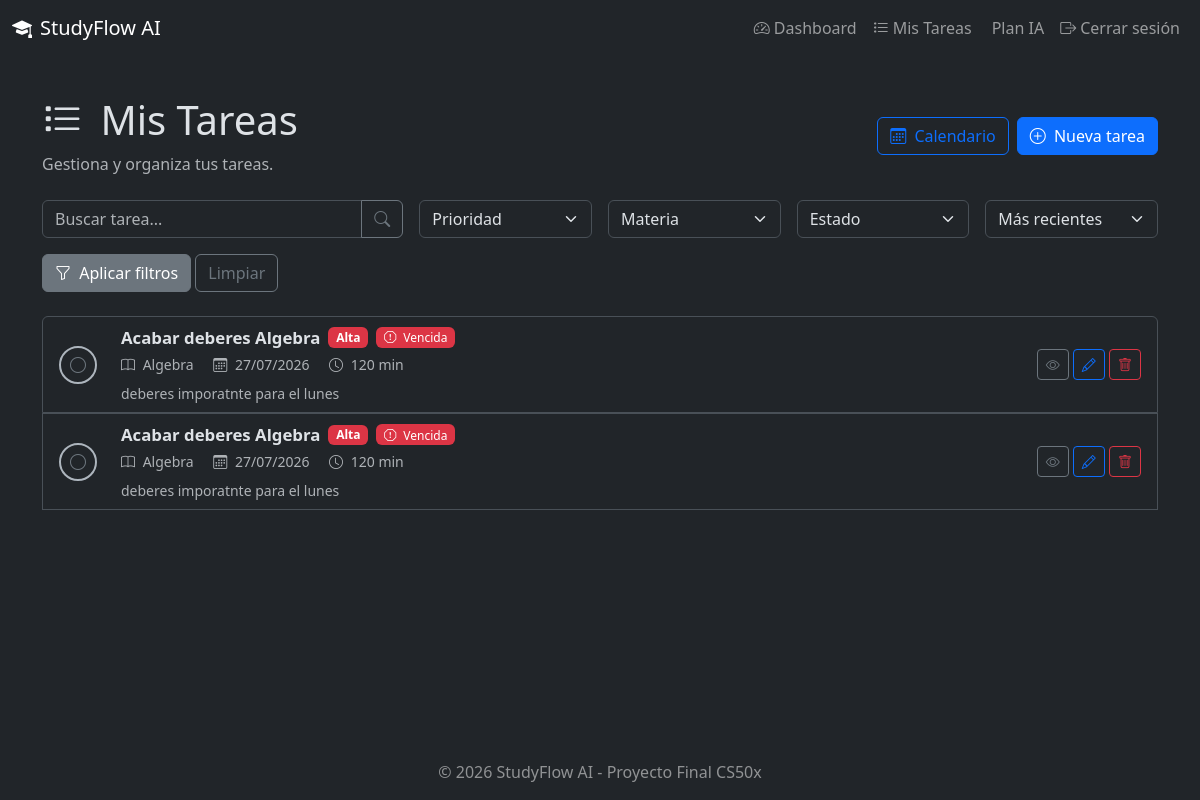
/tasks/ (signed in), run on an earlier commit of the app's database.
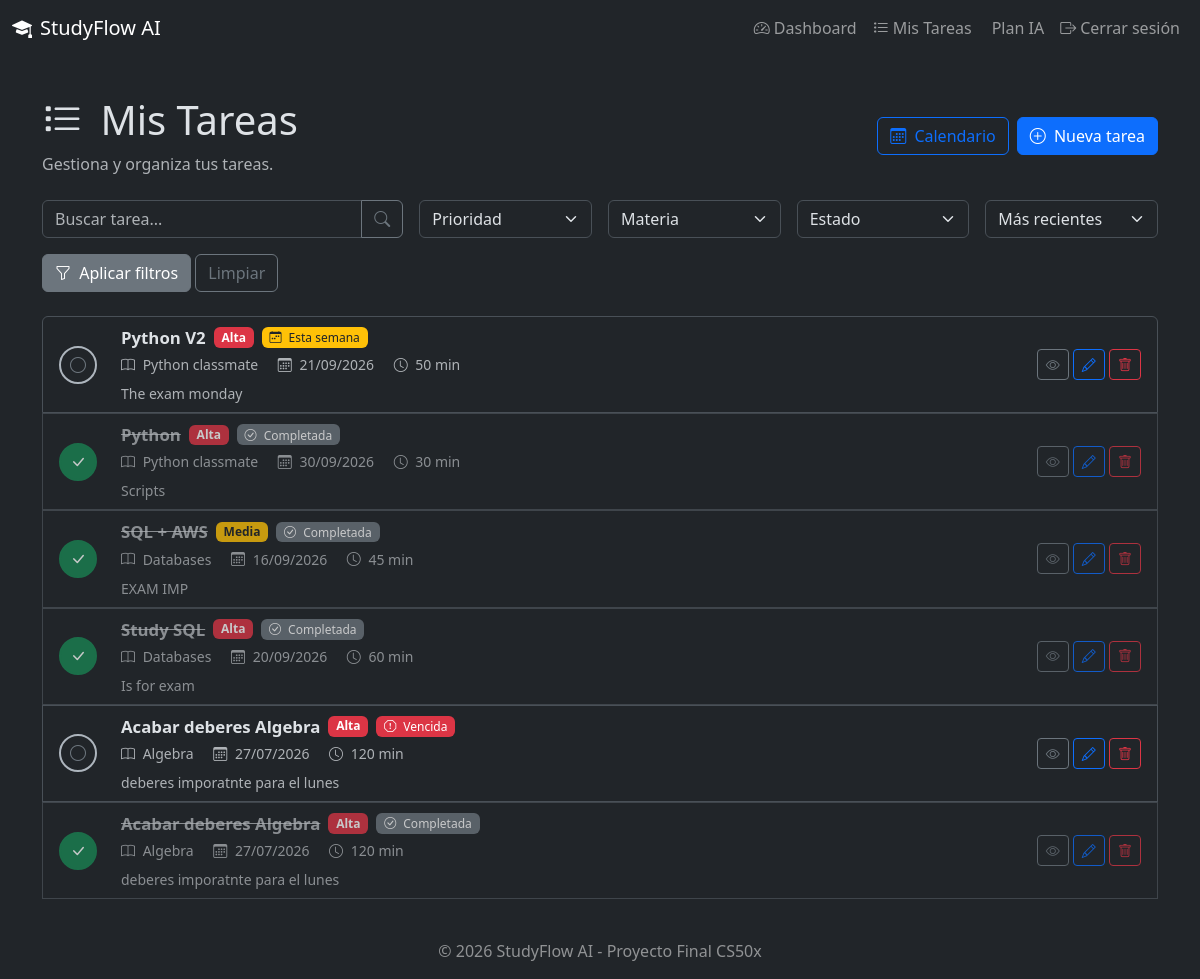
And on a later commit of the database.
### models.py (models this page shows, shortened)
class Task(db.Model):
    __tablename__ = "tasks"
    id = db.Column(db.Integer, primary_key=True)
    title = db.Column(db.String(200), nullable=False)
    description = db.Column(db.Text, nullable=True)
    subject = db.Column(db.String(100), nullable=False)
    priority = db.Column(
        db.String(20),
        nullable=False,
        default="medium"
    )
    due_date = db.Column(db.Date, nullable=True)
    estimated_time = db.Column(db.Integer, nullable=True)
    completed = db.Column(db.Boolean, default=False)
    created_at = db.Column(db.DateTime, default=datetime.utcnow)
    user_id = db.Column(
        db.Integer,
        db.ForeignKey("users.id"),
        nullable=False
    )
    def days_until_due(self):
        if not self.due_date:
            return None
        return (self.due_date - datetime.utcnow().date()).days
    def get_priority_label(self):
        labels = {
            "low": "Baja",
            "medium": "Media",
            "high": "Alta"
        }
        return labels.get(self.priority, "Media")
    def get_urgency(self):
        if self.completed:
            return {
                "key": "completed",
                "label": "Completada",
                "css": "urgency-completed"
            }
        days = self.days_until_due()
        if days < 0:
            return {
                "key": "overdue",
                "label": "Vencida",
                "css": "urgency-overdue"
            }
        if days == 0:
            return {
                "key": "today",
                "label": "Vence hoy",
                "css": "urgency-today"
            }
        if days <= 2:
            return {
                "key": "soon",
                "label": "Muy próxima",
                "css": "urgency-soon"
            }
        if days <= 7:
            return {
                "key": "week",
                "label": "Esta semana",
                "css": "urgency-week"
            }
        return {
            "key": "future",
            "label": "Con margen",
            "css": "urgency-future"
        }

### routes/tasks.py (the view, shortened to what this page needs)
@tasks_bp.route("/")
@login_required
def list_tasks():
    search = request.args.get("search", "").strip()
    priority = request.args.get("priority", "")
    subject = request.args.get("subject", "")
    status = request.args.get("status", "")
    sort = request.args.get("sort", "recent")
    query = Task.query.filter_by(user_id=current_user.id)
    if priority:
        query = query.filter_by(priority=priority)
    if subject:
        query = query.filter_by(subject=subject)
    if status == "completed":
        query = query.filter_by(completed=True)
    elif status == "pending":
        query = query.filter_by(completed=False)
    if sort == "recent":
        query = query.order_by(Task.created_at.desc())
    elif sort == "old":
        query = query.order_by(Task.created_at.asc())
    elif sort == "urgent":
        query = query.order_by(
            Task.due_date.asc().nullslast()
        )
    tasks = query.all()
    subjects = (
        db.session.query(Task.subject)
        .filter_by(user_id=current_user.id)
        .distinct()
        .all()
    )
    subjects = [subject[0] for subject in subjects]
    return render_template(
        "tasks.html",
        tasks=tasks,
        subjects=subjects,
        search=search,
        priority=priority,
        subject=subject,
        status=status,
        sort=sort
    )

### app.py (called while the page is built)
def create_app():
    app = Flask(__name__)
    app.config.from_object(Config)
    db.init_app(app)
    login_manager.init_app(app)
    csrf.init_app(app)
    app.register_blueprint(auth_bp, url_prefix='/auth')
    app.register_blueprint(tasks_bp, url_prefix='/tasks')
    app.register_blueprint(dashboard_bp, url_prefix='/dashboard')
    app.register_blueprint(ai_bp, url_prefix='/ai')
    @login_manager.user_loader
    def load_user(user_id):
        return User.query.get(int(user_id))
    @app.errorhandler(404)
    def not_found(error):
        return render_template('404.html'), 404
    @app.errorhandler(500)
    def internal_error(error):
        db.session.rollback()
        return render_template('500.html'), 500
    @app.route('/')
    def index():
        return render_template('index.html')
    return app

### templates/tasks.html (shortened to what this page needs)
{% extends "base.html" %}
{% block content %}
<div class="d-flex justify-content-between align-items-center mb-4">
    <div>
        <h1>
            <i class="bi bi-list-task me-2"></i>
            Mis Tareas
        </h1>
        <p class="text-muted mb-0">
            Gestiona y organiza tus tareas.
        </p>
    </div>
    <div class="d-flex gap-2">
        <a href="{{ url_for('tasks.calendar') }}"
           class="btn btn-outline-primary">
            <i class="bi bi-calendar3 me-1"></i>
            Calendario
        </a>
        <a href="{{ url_for('tasks.create_task') }}"
           class="btn btn-primary">
            <i class="bi bi-plus-circle me-1"></i>
            Nueva tarea
        </a>
    </div>
</div>
<form method="GET" class="row g-3 mb-4">
    <div class="col-md-4">
        <div class="input-group">
            <input
                type="text"
                class="form-control"
                name="search"
                placeholder="Buscar tarea..."
                value="{{ search }}"
            >
            <button class="btn btn-outline-secondary" type="submit">
                <i class="bi bi-search"></i>
            </button>
        </div>
    </div>
    <div class="col-md-2">
        <select name="priority" class="form-select">
            <option value="">Prioridad</option>
        </select>
    </div>
    <div class="col-md-2">
        <select name="subject" class="form-select">
            <option value="">Materia</option>
        </select>
    </div>
    <div class="col-md-2">
        <select name="status" class="form-select">
            <option value="">Estado</option>
        </select>
    </div>
    <div class="col-md-2">
        <select name="sort" class="form-select">
            <option value="recent"
                {% if sort == "recent" %}selected{% endif %}>
                Más recientes
            </option>
        </select>
    </div>
    <div class="col-12">
        <button type="submit"
                class="btn btn-secondary">
            <i class="bi bi-funnel me-1"></i>
            Aplicar filtros
        </button>
        <a href="{{ url_for('tasks.list_tasks') }}"
           class="btn btn-outline-secondary">
            Limpiar
        </a>
    </div>
</form>
{% if tasks %}
<div class="list-group">
{% for task in tasks %}
    {% set urgency = task.get_urgency() %}
    <div class="list-group-item task-item
        {% if task.completed %}task-completed{% endif %}">
        <div class="row align-items-center">
            <div class="col-auto">
                <form action="{{ url_for('tasks.toggle_task', task_id=task.id) }}"
      method="POST"
      class="d-inline toggle-task-form">
                    <button
                        type="submit"
                        class="task-check {% if task.completed %}completed{% endif %}"
                        title="{% if task.completed %}Marcar como pendiente{% else %}Completar tarea{% endif %}"
                    >
                        {% if task.completed %}
                            <i class="bi bi-check-lg"></i>
                        {% else %}
                            <i class="bi bi-circle"></i>
                        {% endif %}
                    </button>
                </form>
            </div>
            <div class="col">
                <div class="d-flex align-items-center flex-wrap gap-2">
                    <strong class="task-title
                        {% if task.completed %}text-decoration-line-through text-muted{% endif %}">
                        {{ task.title }}
                    </strong>
                    <span class="badge
                        {% if task.priority == 'high' %}
                            bg-danger
                        {% elif task.priority == 'medium' %}
                            bg-warning text-dark
                        {% else %}
                            bg-info text-dark
                        {% endif %}">
                        {{ task.get_priority_label() }}
                    </span>
                    <span class="badge urgency-badge {{ urgency.css }}">
                        {% if urgency.key == "overdue" %}
                            <i class="bi bi-exclamation-octagon me-1"></i>
                        {% elif urgency.key == "today" %}
                            <i class="bi bi-alarm me-1"></i>
                        {% elif urgency.key == "soon" %}
                            <i class="bi bi-hourglass-split me-1"></i>
                        {% elif urgency.key == "week" %}
                            <i class="bi bi-calendar-week me-1"></i>
                        {% elif urgency.key == "future" %}
                            <i class="bi bi-calendar-check me-1"></i>
                        {% else %}
                            <i class="bi bi-check-circle me-1"></i>
                        {% endif %}
                        {{ urgency.label }}
                    </span>
                </div>
                <div class="small text-muted mt-1">
                    <i class="bi bi-book me-1"></i>
                    {{ task.subject }}
                    {% if task.due_date %}
                        <span class="ms-3">
                            <i class="bi bi-calendar3 me-1"></i>
                            {{ task.due_date.strftime('%d/%m/%Y') }}
                        </span>
                    {% endif %}
                    {% if task.estimated_time %}
                        <span class="ms-3">
                            <i class="bi bi-clock me-1"></i>
                            {{ task.estimated_time }} min
                        </span>
                    {% endif %}
                </div>
                {% if task.description %}
                <p class="mb-0 mt-2 small text-muted">
                    {{ task.description[:120] }}
                </p>
                {% endif %}
            </div>
            <div class="col-auto">
                <a
                    href="{{ url_for('tasks.task_detail', task_id=task.id) }}"
                    class="btn btn-sm btn-outline-secondary"
                    title="Ver tarea"
                >
                    <i class="bi bi-eye"></i>
                </a>
                <a
                    href="{{ url_for('tasks.edit_task', task_id=task.id) }}"
                    class="btn btn-sm btn-outline-primary"
                    title="Editar"
                >
                    <i class="bi bi-pencil"></i>
                </a>
                <button
                    class="btn btn-sm btn-outline-danger"
                    data-bs-toggle="modal"
                    data-bs-target="#deleteModal{{ task.id }}"
                    title="Eliminar"
                >
                    <i class="bi bi-trash"></i>
                </button>
            </div>
        </div>
    </div>
{% endfor %}
</div>
{% else %}
<div class="alert alert-info">
    <i class="bi bi-info-circle me-2"></i>
    No hay tareas que coincidan con los filtros.
</div>
{% endif %}
{% endblock %}

### templates/base.html (shortened to what this page needs)
<!doctype html>
<html lang="es" data-bs-theme="dark">
  <head>
    <link
      href="https://cdn.jsdelivr.net/npm/bootstrap@5.3.2/dist/css/bootstrap.min.css"
      rel="stylesheet"
    />
    <link
      rel="stylesheet"
      href="https://cdn.jsdelivr.net/npm/bootstrap-icons@1.11.3/font/bootstrap-icons.min.css"
    />
    <link
      rel="stylesheet"
      href="{{ url_for('static', filename='css/style.css') }}"
    />
  </head>
  <body>
    <nav class="navbar navbar-expand-lg navbar-dark bg-dark sticky-top">
      <div class="container-fluid">
        <a class="navbar-brand" href="{{ url_for('index') }}">
          <i class="bi bi-mortarboard-fill me-2"></i>StudyFlow AI
        </a>
        <div class="collapse navbar-collapse" id="navbarNav">
          <ul class="navbar-nav ms-auto">
            {% if current_user.is_authenticated %}
            <li class="nav-item">
              <a class="nav-link" href="{{ url_for('dashboard.dashboard') }}"
                ><i class="bi bi-speedometer2 me-1"></i>Dashboard</a
              >
            </li>
            <li class="nav-item">
              <a class="nav-link" href="{{ url_for('tasks.list_tasks') }}"
                ><i class="bi bi-list-task me-1"></i>Mis Tareas</a
              >
            </li>
            <li class="nav-item">
    <a class="nav-link" href="{{ url_for('ai.plan') }}">
        Plan IA
    </a>
</li>
            <li class="nav-item">
              <a class="nav-link" href="{{ url_for('auth.logout') }}"
                ><i class="bi bi-box-arrow-right me-1"></i>Cerrar sesión</a
              >
            </li>
            {% endif %}
          </ul>
        </div>
      </div>
    </nav>
    <main class="container my-4">{% block content %}{% endblock %}</main>
    <footer class="footer mt-auto py-3 bg-dark text-white-50">
      <div class="container text-center">
        <span>&copy; 2026 StudyFlow AI - Proyecto Final CS50x</span>
      </div>
    </footer>
  </body>
</html>

### static/css/style.css (style rules this page uses)
body { min-height: 100vh; display: flex; flex-direction: column; }
main { flex: 1; }
.footer { margin-top: auto; }
.card, .list-group-item { animation: fadeIn 0.5s ease-out; }
.list-group-item { background-color: var(--bs-dark); border-color: var(--bs-gray-700); }
.urgency-badge { font-weight: 500; }
.urgency-overdue, .urgency-today { background-color: #dc3545; color: white; }
.urgency-week { background-color: #ffc107; color: #212529; }
.urgency-completed { background-color: #6c757d; color: white; }
.task-item { transition: all 0.2s ease; }
.task-completed { opacity: 0.75; }
.task-title { font-size: 1.05rem; }
.task-check { width: 38px; height: 38px; border-radius: 50%; border: 2px solid #adb5bd; background: transparent; color: #6c757d; display: flex; align-items: center; justify-content: center; transition: all 0.2s ease; }
.task-check.completed { background-color: #198754; border-color: #198754; color: white; }

What changed in the data, as far as the page shows it:
added Task: completed False (drawn), title "Python V2", get_priority_label "Alta", label "Esta semana", subject "Python classmate", due_date "21/09/2026", estimated_time "50", description "The exam monday"
added Task: completed True (drawn), title "Python", get_priority_label "Alta", label "Completada", subject "Python classmate", due_date "30/09/2026", estimated_time "30", description "Scripts"
added Task: completed True (drawn), title "SQL + AWS", get_priority_label "Media", label "Completada", subject "Databases", due_date "16/09/2026", estimated_time "45", description "EXAM IMP"
added Task: completed True (drawn), title "Study SQL", get_priority_label "Alta", label "Completada", subject "Databases", due_date "20/09/2026", estimated_time "60", description "Is for exam"
changed Task (number 6 of 6 on the later page): completed False → True (drawn); label "Vencida" → "Completada"
